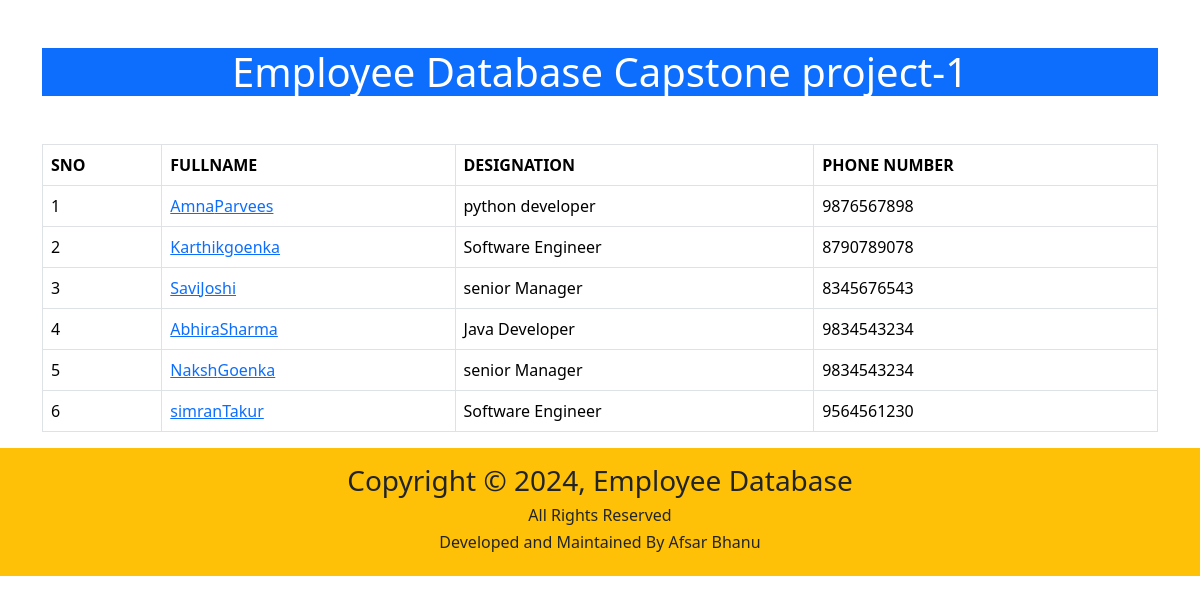
/home/, run on the app's committed database.
### salary/models.py (models this page shows)
class Employee(models.Model):
     first_name=models.CharField(max_length=100)
     last_name=models.CharField(max_length=100)
     photo=models.ImageField(upload_to="images")
     designation=models.CharField(max_length=100)
     email_address=models.EmailField(max_length=100,unique=True)
     phone_number=models.CharField(max_length=10,blank=True)

### employee/views.py (the view)
# urls.py: 2. Add a URL to urlpatterns:  path('', views.home, name='home')
def home(request):
    employees=Employee.objects.all()
    context={
           'employees':employees,
    }
    return render(request,'home.html',context)

### template/home.html (shortened to what this page needs)
<!DOCTYPE html>
<html lang="en">
<head>
    <link href="https://cdn.jsdelivr.net/npm/bootstrap@5.3.3/dist/css/bootstrap.min.css" rel="stylesheet">
</head>
<body>
    <div class="container mt-5">
        <h1 class='bg-primary  text-center text-white' >Employee Database Capstone project-1</h1>
        <table class="table table-bordered  table-hover  mt-5">
           <thead class='text-uppercase'>
             <tr>
                 <th>Sno</th>
                 <th>FullName</th>
                 <th>Designation</th>
                 <th>Phone Number</th>
             </tr>
          </thead>
          <tbody>
            {% for x in  employees %}
               <tr>
                  <td>{{forloop.counter}}</td>
                  <td> <a href="{% url 'employee_detail' x.id %}">{{x.first_name}}{{x.last_name}}</td> </a>
                  <td>{{x.designation}}</td>
                  <td>{{x.phone_number}}</td>
               </tr>
            {% endfor %}
       </table>
    </div>
    <footer class="p-3 bg-warning text-center">
        <div class="container">
            <div class="row">
                <div class="col">
                    <h3>Copyright  &copy; 2024,  Employee Database</h3>
                    <h6>All Rights Reserved</h6>
                    <h6>Developed and Maintained By Afsar Bhanu</h6>
                </div>
            </div>
        </div>
    </footer>
</body>
</html>

### data on the page
Employee: first_name "Amna", last_name "Parvees", designation "python developer", phone_number "9876567898"
Employee: first_name "Karthik", last_name "goenka", designation "Software Engineer", phone_number "8790789078"
Employee: first_name "Savi", last_name "Joshi", designation "senior Manager", phone_number "8345676543"
Employee: first_name "Abhira", last_name "Sharma", designation "Java Developer", phone_number "9834543234"
Employee: first_name "Naksh", last_name "Goenka", designation "senior Manager", phone_number "9834543234"
Employee: first_name "simran", last_name "Takur", designation "Software Engineer", phone_number "9564561230"
